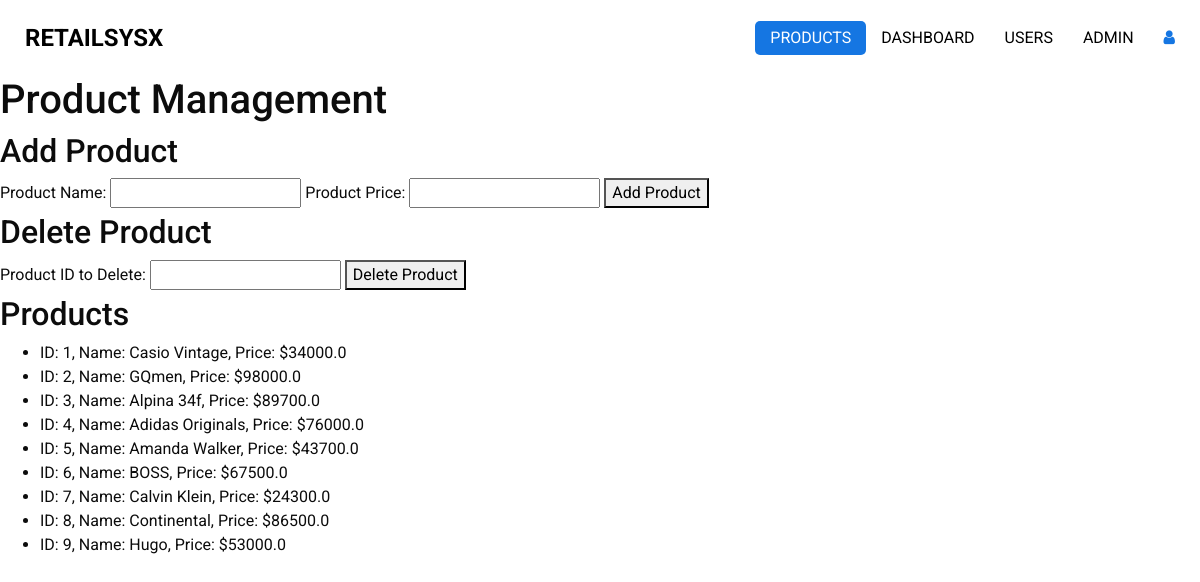
The page /manage-products on the database its author committed.
### app.py (models this page shows)
class Product(db.Model):
    id = db.Column(db.Integer, primary_key=True)
    name = db.Column(db.String(80), nullable=False)
    price = db.Column(db.Float, nullable=False)

### app.py (the view)
@app.route('/manage-products')
def manage_products():
    products = Product.query.all()
    return render_template('admin/templates/manage_products.html', products=products)

### templates/admin/templates/manage_products.html (shortened to what this page needs)
<!DOCTYPE html>
<html>
<head>
  <link rel="stylesheet" type="text/css" href="../static/css/bootstrap.css" />
  <link href="../static/css/font-awesome.min.css" rel="stylesheet" />
  <link href="../static/css/style.css" rel="stylesheet" />
  <link href="../static/css/responsive.css" rel="stylesheet" />
</head>
<body>
  <div class="hero_area">
    <header class="header_section">
      <div class="container-fluid">
        <nav class="navbar navbar-expand-lg custom_nav-container ">
          <a class="navbar-brand" href="href="{{ url_for('main') }}"">
            <span>
              RetailSysX
            </span>
          </a>
            <div class="collapse navbar-collapse" id="navbarSupportedContent">
            <ul class="navbar-nav  ">
              <li class="nav-item active">
                <a class="nav-link" href="">Products </a>
              </li>
              <li class="nav-item">
                <a class="nav-link" href="{{ url_for('admin_page') }}">Dashboard</a>
              </li>
              <li class="nav-item">
                <a class="nav-link" href="{{ url_for('delete_user_page') }}">Users</a>
              </li>
              <li class="nav-item">
                <a class="nav-link" href="{{ url_for('view_emails') }}">Admin</a>
              </li>
            </ul>
            <div class="user_optio_box">
              <a href="{{ url_for('index') }}" onclick="return confirmLogout()">
                <i class="fa fa-user" aria-hidden="true" title="Logout as user"></i>
              </a>
            </div>
          </div>
        </nav>
      </div>
    </header>
<body>
    <h1>Product Management</h1>
    <h2>Add Product</h2>
    <form action="/add-product" method="POST">
        <label for="product-name">Product Name:</label>
        <input type="text" id="product-name" name="product_name" required>
        <label for="product-price">Product Price:</label>
        <input type="number" id="product-price" name="product_price" step="0.01" required>
        <button type="submit">Add Product</button>
    </form>
    <h2>Delete Product</h2>
    <form action="/delete-product" method="POST">
        <label for="product-id">Product ID to Delete:</label>
        <input type="number" id="product-id" name="product_id" required>
        <button type="submit">Delete Product</button>
    </form>
    <h2>Products</h2>
    <ul>
        {% for product in products %}
            <li>ID: {{ product.id }}, Name: {{ product.name }}, Price: ${{ product.price }}</li>
        {% endfor %}
    </ul>
</body>
</html>

### static/css/style.css (style rules this page uses)
body { font-family: "Roboto", sans-serif; color: #0c0c0c; background-color: #ffffff; overflow-x: hidden; }
a, a:hover, a:focus { text-decoration: none; }
.hero_area { position: relative; min-height: 100vh; display: -webkit-box; display: -ms-flexbox; display: flex; -webkit-box-orient: vertical; -webkit-box-direction: normal; -ms-flex-direction: column; flex-direction: column; }
.header_section .container-fluid { padding-right: 25px; padding-left: 25px; }
.navbar-brand span { font-weight: bold; color: #000000; font-size: 24px; text-transform: uppercase; }
.custom_nav-container { padding: 15px 0; }
.custom_nav-container .navbar-nav { margin: auto; }
.custom_nav-container .navbar-nav .nav-item .nav-link { padding: 5px 25px; color: #000000; text-align: center; text-transform: uppercase; border-radius: 5px; -webkit-transition: all 0.3s; transition: all 0.3s; }
.custom_nav-container .navbar-nav .nav-item:hover .nav-link, .custom_nav-container .navbar-nav .nav-item.active .nav-link { color: #ffffff; background-color: #1576E2; }
.user_optio_box { display: -webkit-box; display: -ms-flexbox; display: flex; }
.user_optio_box a { margin-left: 15px; color: #1576E2; }

### static/css/responsive.css (style rules this page uses)
@media (max-width: 1300px) { .custom_nav-container .navbar-nav { margin: 0; margin-left: auto; align-items: center; } }
@media (max-width: 1300px) { .custom_nav-container .navbar-nav .nav-item .nav-link { padding: 5px 15px; } }

### rows shown on the page
Product: id "1", name "Casio Vintage", price "34000.0"
Product: id "2", name "GQmen", price "98000.0"
Product: id "3", name "Alpina 34f", price "89700.0"
Product: id "4", name "Adidas Originals", price "76000.0"
Product: id "5", name "Amanda Walker", price "43700.0"
Product: id "6", name "BOSS", price "67500.0"
Product: id "7", name "Calvin Klein", price "24300.0"
Product: id "8", name "Continental", price "86500.0"
Product: id "9", name "Hugo", price "53000.0"
